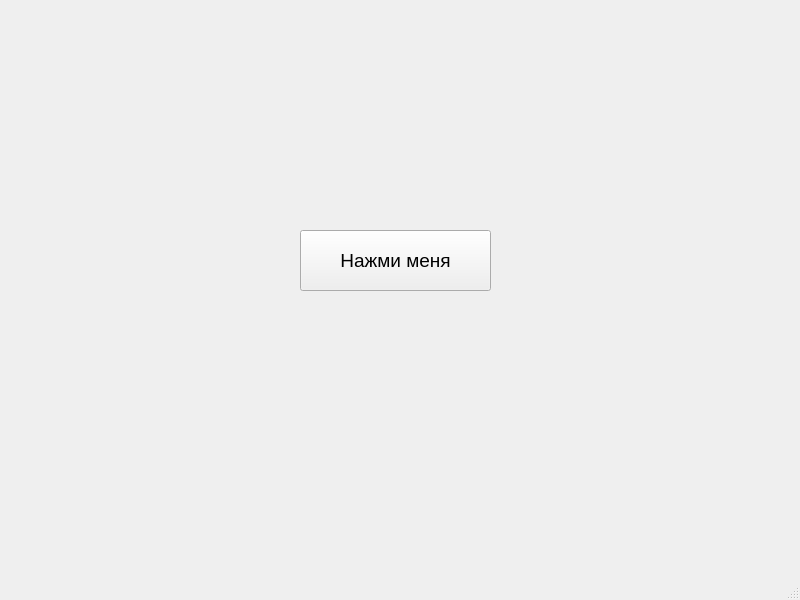
<?xml version="1.0" encoding="UTF-8"?>
<ui version="4.0">
 <class>mainWindow</class>
 <widget class="QMainWindow" name="mainWindow">
  <property name="geometry">
   <rect>
    <x>0</x>
    <y>0</y>
    <width>800</width>
    <height>600</height>
   </rect>
  </property>
  <property name="windowTitle">
   <string>Circles</string>
  </property>
  <widget class="QWidget" name="centralwidget">
   <widget class="QPushButton" name="pushButton">
    <property name="geometry">
     <rect>
      <x>300</x>
      <y>230</y>
      <width>191</width>
      <height>61</height>
     </rect>
    </property>
    <property name="font">
     <font>
      <pointsize>14</pointsize>
     </font>
    </property>
    <property name="text">
     <string>Нажми меня</string>
    </property>
   </widget>
  </widget>
  <widget class="QMenuBar" name="menubar">
   <property name="geometry">
    <rect>
     <x>0</x>
     <y>0</y>
     <width>800</width>
     <height>26</height>
    </rect>
   </property>
  </widget>
  <widget class="QStatusBar" name="statusbar"/>
 </widget>
 <resources/>
 <connections/>
</ui>
